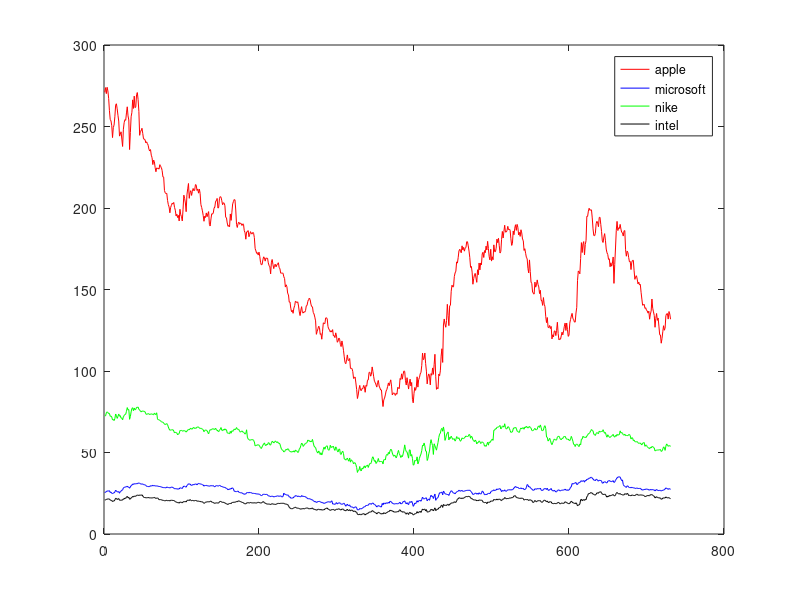

MATLAB code for this plot: (Note: this script raises an error after producing the figure.)
clear, clc, close all
load ict;

% Y = INTEL !

figure('name','Indexes'), plot(apple,'r'), hold on, plot(microsoft,'b')
        plot(nike, 'g'), plot(intel, 'k'), legend('apple','microsoft','nike','intel')

% definizione matrice dei dati
M1 = [apple microsoft nike ones(731,1)]; 
theta1 = inv(M1'*M1)*M1'*intel
yout1 = M1*theta1; 

[n p] = size(M1); 
sigma2 = (1/(n-p)) * sum((intel-yout1).^2);
I = sigma2 * diag(inv(M1'*M1));
conf_I_tstd = tinv(0.975, n-p) * sqrt(I)

mse1 = (1/length(yout1)) * (sum((intel-yout1).^2))
corr1 = corrcoef(yout1, intel)

% feature selection: da modello vuoto, con valori pvalue di default
[b2,se,pval,inmodel_out2] = stepwisefit(M1(:,1:p-1),intel,'penter',0.01);

M2 = M1(:,find(inmodel_out2>0));
M2 = [M2 ones(n,1)];
theta2 = inv(M2'*M2)*M2'*intel;
yout2 = M2*theta2;

mse2 = (1/length(yout2))*sum((intel-yout2).^2)
corr2 = corrcoef(yout2, intel)

% dal precedente comando stepwisefit si verifica (vedere processo di
% calcolo nella command window) che la prima colonna selezionata (con la
% convenzione usata a riga 5 per la definizione di M1) è la colonna 2,
% ovvero quella relativa alla microsoft
% => il titolo che maggiormente influenza il calcolo del titolo intel è microsoft
%   => andiamo ora a stimare il modello avente solo questo come input

M3 = M1(:,2); % prendo soltanto la colonna relativa a microsoft

M3 = [M3 ones(n,1)];
theta3 = inv(M3'*M3)*M3'*intel;
yout3 = M3 * theta3;

mse3 = (1/length(yout3)) * sum((intel-yout3).^2)
corr3 = corrcoef(yout3,intel)
disp('per costruzione uguale a')
corr_microsoft_intel = corrcoef(microsoft, intel)

figure('name','Intel vs Model'), plot(intel, 'k'), hold on
        plot(yout1,'r'), plot(yout2,'g'), plot(yout3,'b'),
        legend('intel', 'model1', 'model2', 'model3')
        
figure('name','Mean Square Errors'), bar([mse1 mse2 mse3])
figure('name','Correlations'), bar([corr1(1,2) corr2(1,2) corr3(1,2)])